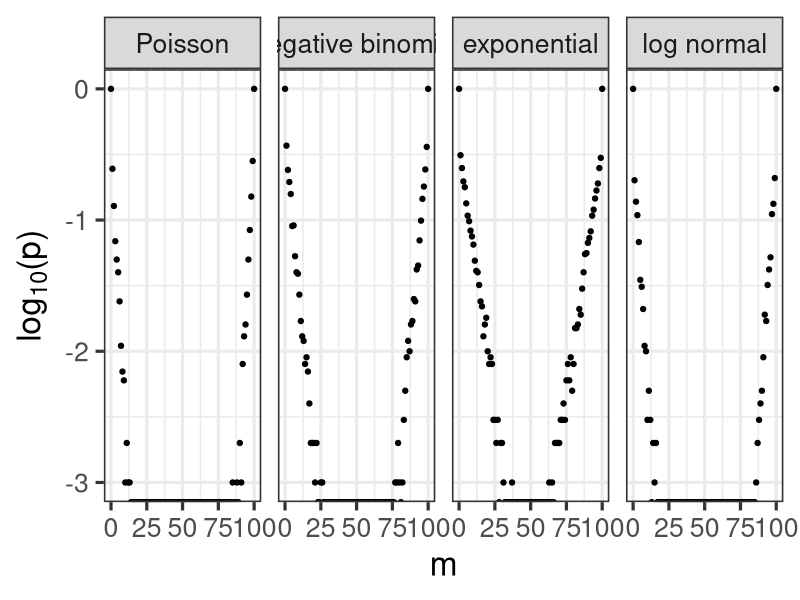
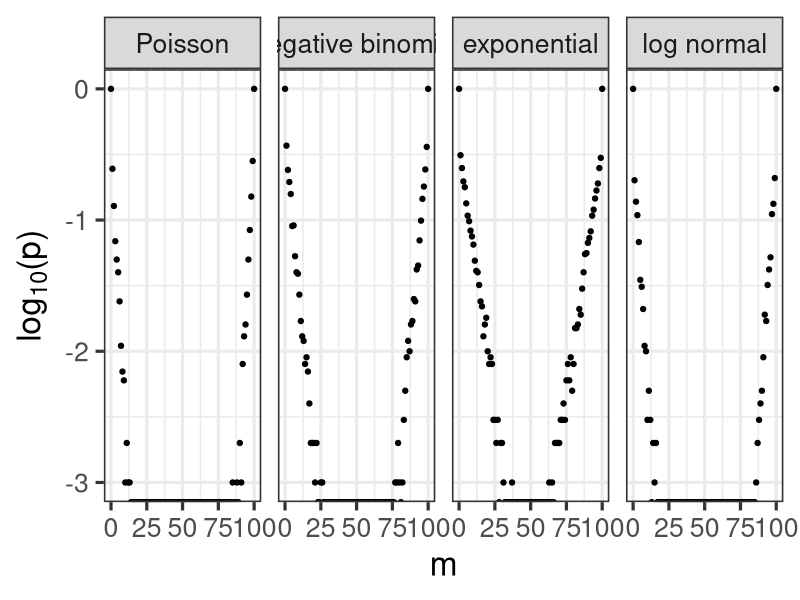

Reproduce these figures in R, in order.
# Section 3, Figure 1a
# Simulated trend in p-values across the partitions

library(ggplot2)
paperPath <- "/home/bsegal/Dropbox/Research/PermTest/neighborhoods/paper"

# Functions -----------------------------------------------

pFun <- function(x,t0){
  mean(abs(x) >= abs(t0))
}

ratio_mean <- function(x,y){
  max(mean(x)/mean(y),mean(y)/mean(x))
}

pValPlotRatioFacet <- function(x,y){

  ratioMeanPartition <- list()
    
  B <- 10^3
  for (m in 1:nx){
    print(m)
    
    ratioMeanVec <- rep(NA,B)
    
    for (b in 1:B){
    
      indx <- sample(1:nx, size = m, replace = FALSE)
      indy <- sample(1:ny, size = m, replace = FALSE)

      xNew <- c(x[-indx], y[indy])
      yNew <- c(y[-indy], x[indx])
    
      ratioMeanVec[b] <- ratio_mean(xNew, yNew)
      
    }
    
    ratioMeanPartition[[m]] <- ratioMeanVec

  }

  # calculate p-values

  t0_ratio_mean=ratio_mean(x,y)
  
  p_ratio_mean <- c(1, 
                  sapply(ratioMeanPartition, pFun, t0_ratio_mean))
  
  return(p_ratio_mean)
}
  
# Plots ---------------------------------------------------

nx = 100
ny = 100

out <- list()

x <- rpois(n = nx, lambda = 4)
y <- rpois(n = ny, lambda = 2)
out[[1]] <- data.frame(p = pValPlotRatioFacet(x,y), dist="Poisson")

x <- rexp(n = nx, rate = 2)
y <- rexp(n = ny, rate = 1)
out[[2]] <- data.frame(p = pValPlotRatioFacet(x, y),
                    dist = "exponential")

x <- rlnorm(n = nx, meanlog = 2, sdlog = 1)
y <- rlnorm(n = ny, meanlog = 1, sdlog = 1)
out[[3]] <- data.frame(p = pValPlotRatioFacet(x, y),
                    dist = "log normal")

x <- rnbinom(n = nx, size = 3, mu = 2)
y <- rnbinom(n = ny, size = 3, mu = 4)
out[[4]] <- data.frame(p = pValPlotRatioFacet(x, y),
                    dist = "negative binomial")

plotData <- do.call(rbind, out)
plotData$m <- 0:100

plotData$dist <- factor(plotData$dist, levels=c("Poisson",
                  "negative binomial", "exponential", "log normal"))

dev.new(width = 14, height = 5)
ggplot(aes(x = m, log(p, 10)), data = plotData)+
  geom_point(size = 1.5)+
  theme_bw(24)+
  facet_wrap(~dist, nrow = 1)+
  labs(y = expression(paste("lo", g[10], "(p)", sep = "")),
       x = "m")
ggsave(file.path(paperPath,"logp_ratio_mean_facet.png"))





